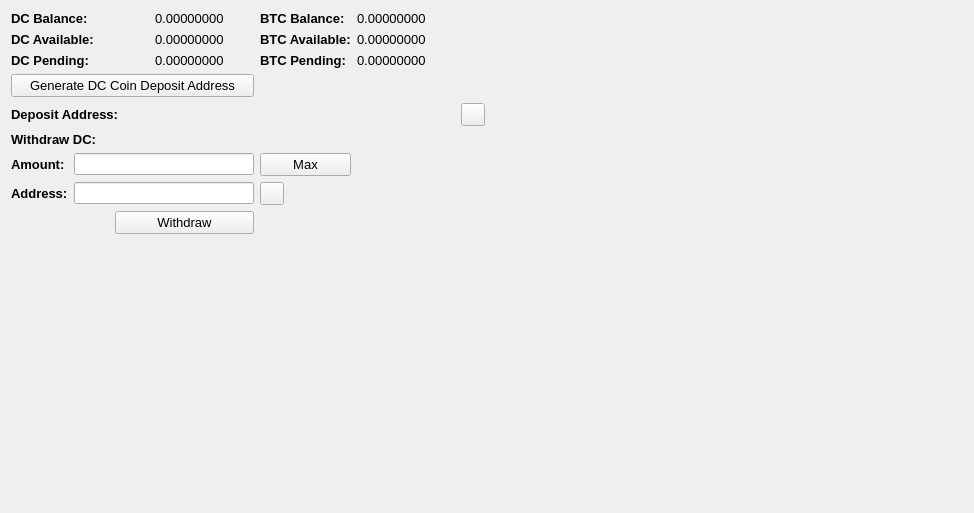
     <widget class="QWidget" name="BalanceTab">
      <attribute name="title">
       <string>Balance</string>
      </attribute>
      <layout class="QGridLayout" name="gridLayout_2">
       <item row="0" column="0" colspan="2">
        <widget class="QLabel" name="label_11">
         <property name="font">
          <font>
           <pointsize>10</pointsize>
           <weight>75</weight>
           <bold>true</bold>
          </font>
         </property>
         <property name="text">
          <string>DC Balance:</string>
         </property>
        </widget>
       </item>
       <item row="0" column="3">
        <widget class="QLabel" name="HMBalanceLabel">
         <property name="font">
          <font>
           <pointsize>10</pointsize>
          </font>
         </property>
         <property name="text">
          <string>0.00000000</string>
         </property>
         <property name="textInteractionFlags">
          <set>Qt::LinksAccessibleByMouse|Qt::TextSelectableByMouse</set>
         </property>
        </widget>
       </item>
       <item row="0" column="4">
        <widget class="QLabel" name="label_12">
         <property name="font">
          <font>
           <pointsize>10</pointsize>
           <weight>75</weight>
           <bold>true</bold>
          </font>
         </property>
         <property name="text">
          <string>BTC Balance:</string>
         </property>
        </widget>
       </item>
       <item row="0" column="5">
        <widget class="QLabel" name="BitcoinBalanceLabel">
         <property name="font">
          <font>
           <pointsize>10</pointsize>
          </font>
         </property>
         <property name="text">
          <string>0.00000000</string>
         </property>
         <property name="textInteractionFlags">
          <set>Qt::LinksAccessibleByMouse|Qt::TextSelectableByMouse</set>
         </property>
        </widget>
       </item>
       <item row="0" column="7" rowspan="10">
        <spacer name="horizontalSpacer_4">
         <property name="orientation">
          <enum>Qt::Horizontal</enum>
         </property>
         <property name="sizeHint" stdset="0">
          <size>
           <width>478</width>
           <height>488</height>
          </size>
         </property>
        </spacer>
       </item>
       <item row="1" column="0" colspan="2">
        <widget class="QLabel" name="label_13">
         <property name="font">
          <font>
           <pointsize>10</pointsize>
           <weight>75</weight>
           <bold>true</bold>
          </font>
         </property>
         <property name="text">
          <string>DC Available:</string>
         </property>
        </widget>
       </item>
       <item row="1" column="3">
        <widget class="QLabel" name="HMAvailableLabel_2">
         <property name="font">
          <font>
           <pointsize>10</pointsize>
          </font>
         </property>
         <property name="text">
          <string>0.00000000</string>
         </property>
         <property name="textInteractionFlags">
          <set>Qt::LinksAccessibleByMouse|Qt::TextSelectableByMouse</set>
         </property>
        </widget>
       </item>
       <item row="1" column="4">
        <widget class="QLabel" name="label_15">
         <property name="font">
          <font>
           <pointsize>10</pointsize>
           <weight>75</weight>
           <bold>true</bold>
          </font>
         </property>
         <property name="text">
          <string>BTC Available:</string>
         </property>
        </widget>
       </item>
       <item row="1" column="5">
        <widget class="QLabel" name="BitcoinAvailableLabel">
         <property name="font">
          <font>
           <pointsize>10</pointsize>
          </font>
         </property>
         <property name="text">
          <string>0.00000000</string>
         </property>
         <property name="textInteractionFlags">
          <set>Qt::LinksAccessibleByMouse|Qt::TextSelectableByMouse</set>
         </property>
        </widget>
       </item>
       <item row="2" column="0" colspan="2">
        <widget class="QLabel" name="label_14">
         <property name="font">
          <font>
           <pointsize>10</pointsize>
           <weight>75</weight>
           <bold>true</bold>
          </font>
         </property>
         <property name="text">
          <string>DC Pending:</string>
         </property>
        </widget>
       </item>
       <item row="2" column="3">
        <widget class="QLabel" name="HMPendingLabel">
         <property name="font">
          <font>
           <pointsize>10</pointsize>
          </font>
         </property>
         <property name="text">
          <string>0.00000000</string>
         </property>
         <property name="textInteractionFlags">
          <set>Qt::LinksAccessibleByMouse|Qt::TextSelectableByMouse</set>
         </property>
        </widget>
       </item>
       <item row="2" column="4">
        <widget class="QLabel" name="label_31">
         <property name="font">
          <font>
           <pointsize>10</pointsize>
           <weight>75</weight>
           <bold>true</bold>
          </font>
         </property>
         <property name="text">
          <string>BTC Pending:</string>
         </property>
        </widget>
       </item>
       <item row="2" column="5">
        <widget class="QLabel" name="BitcoinPendingLabel">
         <property name="font">
          <font>
           <pointsize>10</pointsize>
          </font>
         </property>
         <property name="text">
          <string>0.00000000</string>
         </property>
         <property name="textInteractionFlags">
          <set>Qt::LinksAccessibleByMouse|Qt::TextSelectableByMouse</set>
         </property>
        </widget>
       </item>
       <item row="3" column="0" colspan="4">
        <widget class="QPushButton" name="GenDepositBTN">
         <property name="font">
          <font>
           <pointsize>10</pointsize>
          </font>
         </property>
         <property name="text">
          <string>Generate DC Coin Deposit Address</string>
         </property>
        </widget>
       </item>
       <item row="4" column="0" colspan="3">
        <widget class="QLabel" name="label_33">
         <property name="font">
          <font>
           <pointsize>10</pointsize>
           <weight>75</weight>
           <bold>true</bold>
          </font>
         </property>
         <property name="text">
          <string>Deposit Address:</string>
         </property>
        </widget>
       </item>
       <item row="4" column="3" colspan="3">
        <widget class="QLabel" name="DepositAddressLabel">
         <property name="minimumSize">
          <size>
           <width>300</width>
           <height>0</height>
          </size>
         </property>
         <property name="palette">
          <palette>
           <active>
            <colorrole role="WindowText">
             <brush brushstyle="SolidPattern">
              <color alpha="255">
               <red>0</red>
               <green>0</green>
               <blue>0</blue>
              </color>
             </brush>
            </colorrole>
            <colorrole role="Text">
             <brush brushstyle="SolidPattern">
              <color alpha="255">
               <red>0</red>
               <green>0</green>
               <blue>255</blue>
              </color>
             </brush>
            </colorrole>
           </active>
           <inactive>
            <colorrole role="WindowText">
             <brush brushstyle="SolidPattern">
              <color alpha="255">
               <red>0</red>
               <green>0</green>
               <blue>0</blue>
              </color>
             </brush>
            </colorrole>
            <colorrole role="Text">
             <brush brushstyle="SolidPattern">
              <color alpha="255">
               <red>0</red>
               <green>0</green>
               <blue>255</blue>
              </color>
             </brush>
            </colorrole>
           </inactive>
           <disabled>
            <colorrole role="WindowText">
             <brush brushstyle="SolidPattern">
              <color alpha="255">
               <red>120</red>
               <green>120</green>
               <blue>120</blue>
              </color>
             </brush>
            </colorrole>
            <colorrole role="Text">
             <brush brushstyle="SolidPattern">
              <color alpha="255">
               <red>120</red>
               <green>120</green>
               <blue>120</blue>
              </color>
             </brush>
            </colorrole>
           </disabled>
          </palette>
         </property>
         <property name="font">
          <font>
           <pointsize>10</pointsize>
           <weight>75</weight>
           <bold>true</bold>
          </font>
         </property>
         <property name="text">
          <string/>
         </property>
         <property name="alignment">
          <set>Qt::AlignRight|Qt::AlignTrailing|Qt::AlignVCenter</set>
         </property>
         <property name="textInteractionFlags">
          <set>Qt::LinksAccessibleByMouse|Qt::TextSelectableByKeyboard|Qt::TextSelectableByMouse</set>
         </property>
        </widget>
       </item>
       <item row="4" column="6">
        <widget class="QToolButton" name="DepositCopyButton">
         <property name="toolTip">
          <string>Copy to clipboard</string>
         </property>
         <property name="text">
          <string/>
         </property>
         <property name="icon">
          <iconset resource="../bitcoin.qrc">
           <normaloff>:/icons/editcopy</normaloff>:/icons/editcopy</iconset>
         </property>
         <property name="shortcut">
          <string>Alt+P</string>
         </property>
        </widget>
       </item>
       <item row="5" column="0" colspan="2">
        <widget class="QLabel" name="label_34">
         <property name="font">
          <font>
           <pointsize>10</pointsize>
           <weight>75</weight>
           <bold>true</bold>
          </font>
         </property>
         <property name="text">
          <string>Withdraw DC:</string>
         </property>
        </widget>
       </item>
       <item row="6" column="0">
        <widget class="QLabel" name="label_26">
         <property name="font">
          <font>
           <pointsize>10</pointsize>
           <weight>75</weight>
           <bold>true</bold>
          </font>
         </property>
         <property name="text">
          <string>Amount:</string>
         </property>
        </widget>
       </item>
       <item row="6" column="1" colspan="3">
        <widget class="QLineEdit" name="WithdrawUnitsInput">
         <property name="font">
          <font>
           <pointsize>9</pointsize>
           <weight>75</weight>
           <bold>true</bold>
          </font>
         </property>
         <property name="text">
          <string/>
         </property>
        </widget>
       </item>
       <item row="6" column="4">
        <widget class="QPushButton" name="Withdraw_Max_Amount">
         <property name="font">
          <font>
           <pointsize>10</pointsize>
          </font>
         </property>
         <property name="text">
          <string>Max</string>
         </property>
        </widget>
       </item>
       <item row="7" column="0">
        <widget class="QLabel" name="label_10">
         <property name="font">
          <font>
           <pointsize>10</pointsize>
           <weight>75</weight>
           <bold>true</bold>
          </font>
         </property>
         <property name="text">
          <string>Address:</string>
         </property>
        </widget>
       </item>
       <item row="7" column="1" colspan="3">
        <widget class="QLineEdit" name="WithdrawAddress">
         <property name="font">
          <font>
           <pointsize>9</pointsize>
           <weight>75</weight>
           <bold>true</bold>
          </font>
         </property>
        </widget>
       </item>
       <item row="7" column="4">
        <widget class="QToolButton" name="WithdrawPasteButton">
         <property name="toolTip">
          <string>Paste from clipboard</string>
         </property>
         <property name="text">
          <string/>
         </property>
         <property name="icon">
          <iconset resource="../bitcoin.qrc">
           <normaloff>:/icons/editpaste</normaloff>:/icons/editpaste</iconset>
         </property>
         <property name="shortcut">
          <string>Alt+P</string>
         </property>
        </widget>
       </item>
       <item row="8" column="2" colspan="2">
        <widget class="QPushButton" name="WithdrawUnitsBtn">
         <property name="font">
          <font>
           <pointsize>10</pointsize>
          </font>
         </property>
         <property name="text">
          <string>Withdraw</string>
         </property>
        </widget>
       </item>
       <item row="9" column="0" colspan="6">
        <spacer name="verticalSpacer">
         <property name="orientation">
          <enum>Qt::Vertical</enum>
         </property>
         <property name="sizeHint" stdset="0">
          <size>
           <width>428</width>
           <height>262</height>
          </size>
         </property>
        </spacer>
       </item>
      </layout>
      <zorder>label_31</zorder>
      <zorder>label_15</zorder>
      <zorder>label_12</zorder>
      <zorder>label_14</zorder>
      <zorder>label_13</zorder>
      <zorder>label_11</zorder>
      <zorder>BitcoinBalanceLabel</zorder>
      <zorder>HMBalanceLabel</zorder>
      <zorder>HMAvailableLabel_2</zorder>
      <zorder>HMPendingLabel</zorder>
      <zorder>BitcoinAvailableLabel</zorder>
      <zorder>BitcoinPendingLabel</zorder>
      <zorder>label_33</zorder>
      <zorder>GenDepositBTN</zorder>
      <zorder>DepositAddressLabel</zorder>
      <zorder>Withdraw_Max_Amount</zorder>
      <zorder>label_34</zorder>
      <zorder>WithdrawUnitsInput</zorder>
      <zorder>label_10</zorder>
      <zorder>label_26</zorder>
      <zorder>WithdrawAddress</zorder>
      <zorder>WithdrawUnitsBtn</zorder>
      <zorder>horizontalSpacer_4</zorder>
      <zorder>verticalSpacer</zorder>
      <zorder>WithdrawPasteButton</zorder>
      <zorder>DepositCopyButton</zorder>
     </widget>
